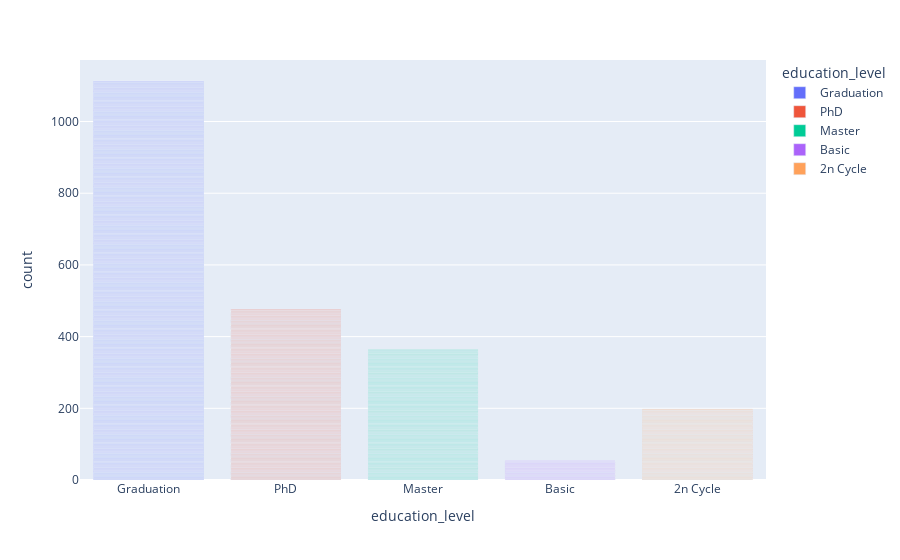

Notebook cell for this chart:
### Markdown cell above
## Nossos clientes tem níveis de educação maiores ou menores?

### Code cell
fig = px.bar(df, x = df['education_level'], color='education_level')
fig.show()

### Figure 1 — Plotly figure (JSON) as saved in the notebook; plotly's stock layout.template omitted (floating-point values rounded to 4 significant figures; data arrays with more than 128 entries replaced by an {"elided": "..."} marker saying what was removed)
{"data": [{"alignmentgroup": "True", "hovertemplate": "education_level=%{x}<br>count=%{y}<extra></extra>", "legendgroup": "Graduation", "marker": {"color": "#636efa", "pattern": {"shape": ""}}, "name": "Graduation", "offsetgroup": "Graduation", "orientation": "v", "showlegend": true, "textposition": "auto", "type": "bar", "x": {"elided": "1113 str values"}, "xaxis": "x", "y": {"elided": "1113 int values"}, "yaxis": "y"}, {"alignmentgroup": "True", "hovertemplate": "education_level=%{x}<br>count=%{y}<extra></extra>", "legendgroup": "PhD", "marker": {"color": "#EF553B", "pattern": {"shape": ""}}, "name": "PhD", "offsetgroup": "PhD", "orientation": "v", "showlegend": true, "textposition": "auto", "type": "bar", "x": {"elided": "476 str values"}, "xaxis": "x", "y": {"elided": "476 int values"}, "yaxis": "y"}, {"alignmentgroup": "True", "hovertemplate": "education_level=%{x}<br>count=%{y}<extra></extra>", "legendgroup": "Master", "marker": {"color": "#00cc96", "pattern": {"shape": ""}}, "name": "Master", "offsetgroup": "Master", "orientation": "v", "showlegend": true, "textposition": "auto", "type": "bar", "x": {"elided": "364 str values"}, "xaxis": "x", "y": {"elided": "364 int values"}, "yaxis": "y"}, {"alignmentgroup": "True", "hovertemplate": "education_level=%{x}<br>count=%{y}<extra></extra>", "legendgroup": "Basic", "marker": {"color": "#ab63fa", "pattern": {"shape": ""}}, "name": "Basic", "offsetgroup": "Basic", "orientation": "v", "showlegend": true, "textposition": "auto", "type": "bar", "x": ["Basic", "Basic", "Basic", "Basic", "Basic", "Basic", "Basic", "Basic", "Basic", "Basic", "Basic", "Basic", "Basic", "Basic", "Basic", "Basic", "Basic", "Basic", "Basic", "Basic", "Basic", "Basic", "Basic", "Basic", "Basic", "Basic", "Basic", "Basic", "Basic", "Basic", "Basic", "Basic", "Basic", "Basic", "Basic", "Basic", "Basic", "Basic", "Basic", "Basic", "Basic", "Basic", "Basic", "Basic", "Basic", "Basic", "Basic", "Basic", "Basic", "Basic", "Basic", "Basic", "Basic", "Basic"], "xaxis": "x", "y": [1, 1, 1, 1, 1, 1, 1, 1, 1, 1, 1, 1, 1, 1, 1, 1, 1, 1, 1, 1, 1, 1, 1, 1, 1, 1, 1, 1, 1, 1, 1, 1, 1, 1, 1, 1, 1, 1, 1, 1, 1, 1, 1, 1, 1, 1, 1, 1, 1, 1, 1, 1, 1, 1], "yaxis": "y"}, {"alignmentgroup": "True", "hovertemplate": "education_level=%{x}<br>count=%{y}<extra></extra>", "legendgroup": "2n Cycle", "marker": {"color": "#FFA15A", "pattern": {"shape": ""}}, "name": "2n Cycle", "offsetgroup": "2n Cycle", "orientation": "v", "showlegend": true, "textposition": "auto", "type": "bar", "x": {"elided": "198 str values"}, "xaxis": "x", "y": {"elided": "198 int values"}, "yaxis": "y"}], "layout": {"barmode": "relative", "legend": {"title": {"text": "education_level"}, "tracegroupgap": 0}, "margin": {"t": 60}, "xaxis": {"anchor": "y", "categoryarray": ["Graduation", "PhD", "Master", "Basic", "2n Cycle"], "categoryorder": "array", "domain": [0, 1], "title": {"text": "education_level"}}, "yaxis": {"anchor": "x", "domain": [0, 1], "title": {"text": "count"}}}}
